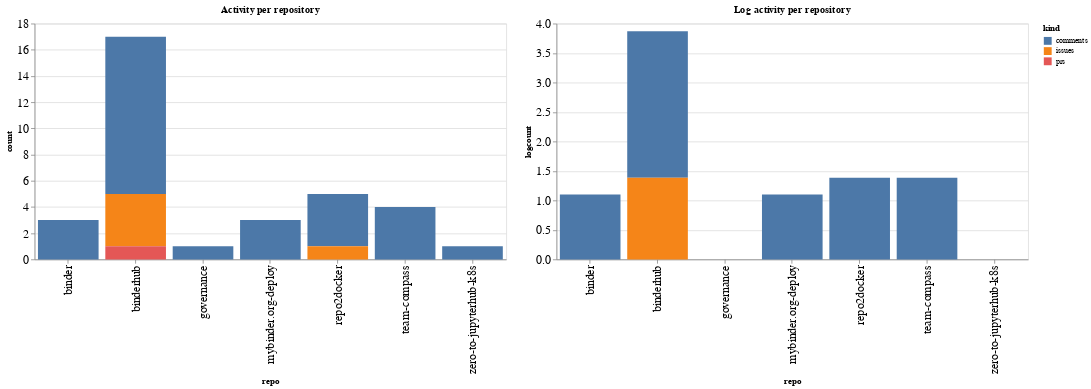

Notebook code for this chart:
### Code cell
ch1 = alt.Chart(repo_summaries, width=600, title="Activity per repository").mark_bar().encode(
    x='repo',
    y='count',
    color='kind',
    tooltip="kind"
)

ch2 = alt.Chart(repo_summaries, width=600, title="Log activity per repository").mark_bar().encode(
    x='repo',
    y='logcount',
    color='kind',
    tooltip="kind"
)

ch1 | ch2

### Figure 1 — Vega-Lite specification as saved in the notebook (floating-point values rounded to 4 significant figures)
{"config": {"axisLeft": {"labelFontSize": 15}, "axisBottom": {"labelFontSize": 15}}, "hconcat": [{"mark": "bar", "encoding": {"color": {"type": "nominal", "field": "kind"}, "tooltip": {"type": "nominal", "field": "kind"}, "x": {"type": "nominal", "field": "repo"}, "y": {"type": "quantitative", "field": "count"}}, "title": "Activity per repository", "width": 600}, {"mark": "bar", "encoding": {"color": {"type": "nominal", "field": "kind"}, "tooltip": {"type": "nominal", "field": "kind"}, "x": {"type": "nominal", "field": "repo"}, "y": {"type": "quantitative", "field": "logcount"}}, "title": "Log activity per repository", "width": 600}], "data": {"name": "data-c9a53bd21f6e9875b7789ea48bb0e780"}, "$schema": "https://vega.github.io/schema/vega-lite/v4.8.1.json", "datasets": {"data-c9a53bd21f6e9875b7789ea48bb0e780": [{"repo": "binder", "kind": "comments", "count": 3, "logcount": 1.099}, {"repo": "binderhub", "kind": "comments", "count": 12, "logcount": 2.485}, {"repo": "binderhub", "kind": "issues", "count": 4, "logcount": 1.386}, {"repo": "binderhub", "kind": "prs", "count": 1, "logcount": 0.0}, {"repo": "governance", "kind": "comments", "count": 1, "logcount": 0.0}, {"repo": "mybinder.org-deploy", "kind": "comments", "count": 3, "logcount": 1.099}, {"repo": "repo2docker", "kind": "comments", "count": 4, "logcount": 1.386}, {"repo": "repo2docker", "kind": "issues", "count": 1, "logcount": 0.0}, {"repo": "team-compass", "kind": "comments", "count": 4, "logcount": 1.386}, {"repo": "zero-to-jupyterhub-k8s", "kind": "comments", "count": 1, "logcount": 0.0}]}}
